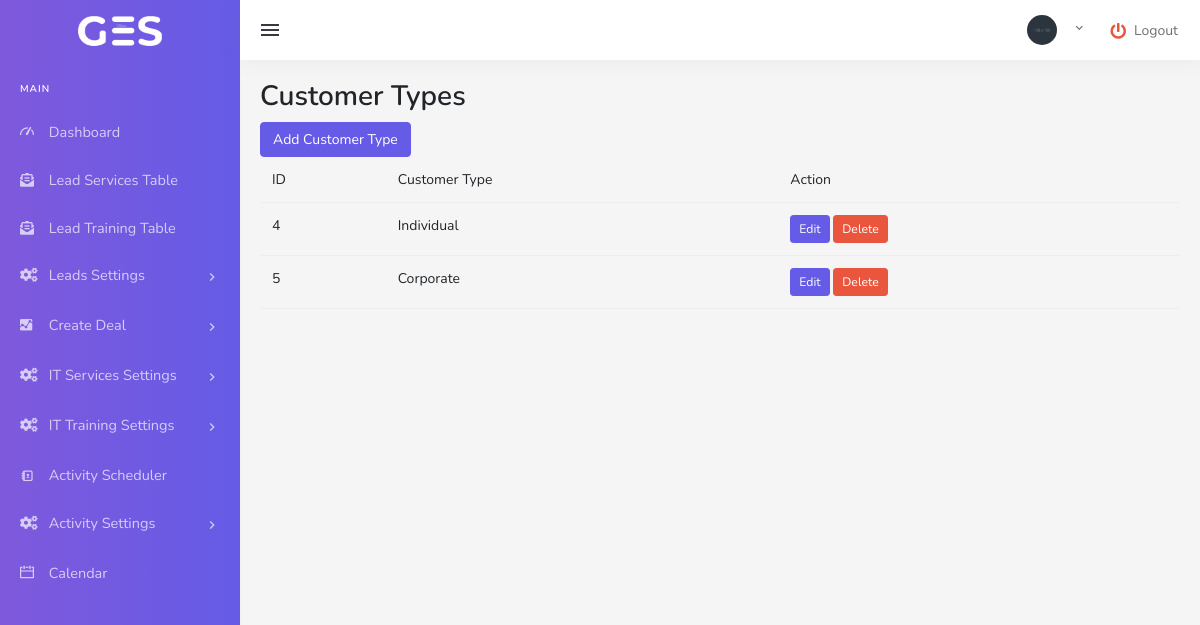
The app's page /index.php/customertype_controller with its own data.
### tables this page shows
CREATE TABLE `customertype` (
  `id` int(11) NOT NULL,
  `CustomerType` varchar(255) NOT NULL
);

### application/controllers/CustomerType_controller.php (called while the page is built, shortened)
<?php
class CustomerType_controller extends CI_Controller {
    public function __construct() {
        $this->load->model('CustomerType_model');
    }
    public function index() {
        $data['customer_types'] = $this->CustomerType_model->get_all_customer_types();
        $this->load->view('includes/header', $page_data);
        $this->load->view('deal/customer_type/index', $data);
        $this->load->view('includes/footer', $page_data);
    }
}
?>

### index.php (called while the page is built, shortened)
<?php
require_once BASEPATH.'core/CodeIgniter.php';

### application/models/CustomerType_model.php (called while the page is built, shortened)
<?php
class CustomerType_model extends CI_Model
{
    public function get_all_customer_types()
    {
        return $this->db->get('CustomerType')->result();
    }
}
?>

### application/views/deal/customer_type/index.php (the view)
<h2>Customer Types</h2>
<a href="<?= base_url('CustomerType_controller/create') ?>" class="btn btn-primary">Add Customer Type</a>
<table class="table">
    <thead>
        <tr>
            <th>ID</th>
            <th>Customer Type</th>
            <th>Action</th>
        </tr>
    </thead>
    <tbody>
        <?php foreach ($customer_types as $customer_type): ?>
            <tr>
                <td><?= $customer_type->id ?></td>
                <td><?= $customer_type->CustomerType ?></td>
                <td>
                    <a href="<?= base_url('CustomerType_controller/edit/' . $customer_type->id) ?>" class="btn btn-sm btn-primary">Edit</a>
                    <a href="<?= base_url('CustomerType_controller/delete/' . $customer_type->id) ?>" class="btn btn-sm btn-danger" onclick="return confirm('Are you sure you want to delete this customer type?')">Delete</a>
                </td>
            </tr>
        <?php endforeach; ?>
    </tbody>
</table>

### records on screen
customertype: id "4", CustomerType "Individual"
customertype: id "5", CustomerType "Corporate"
